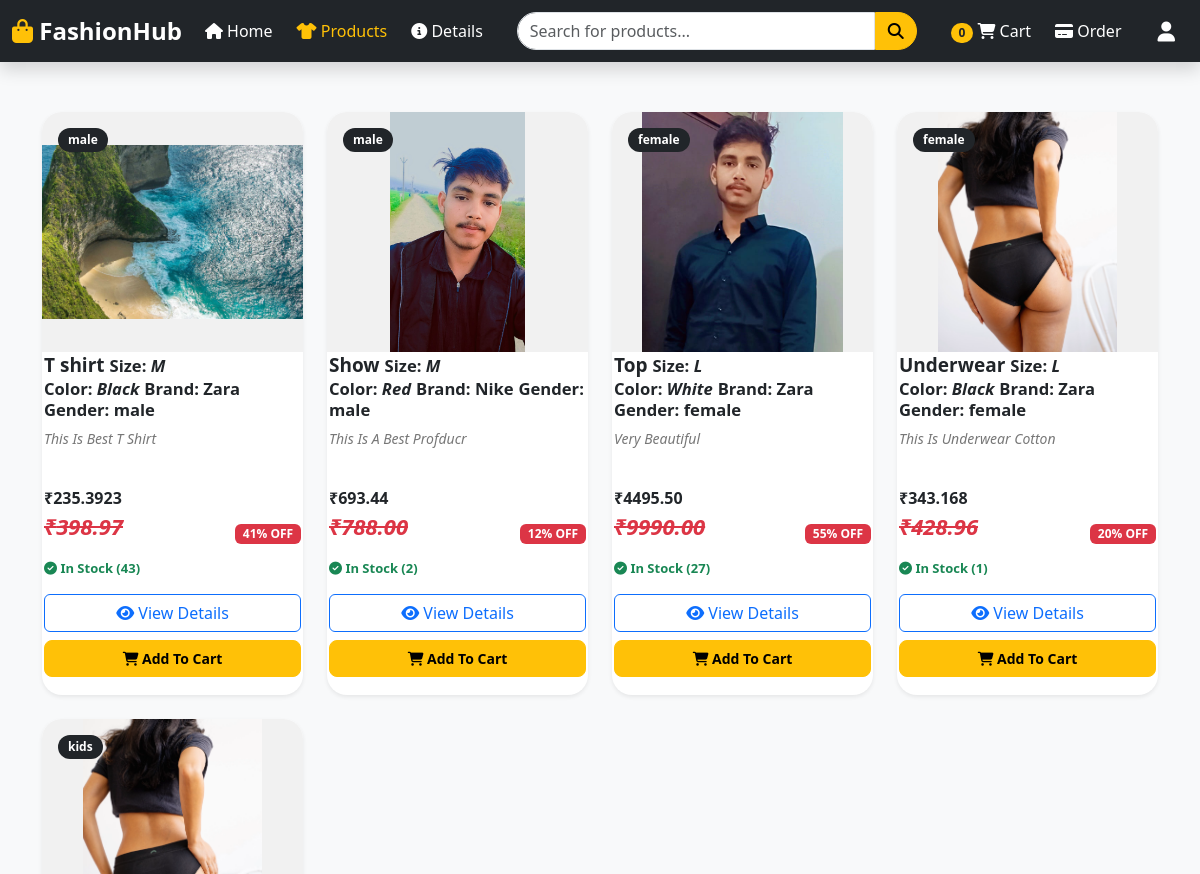
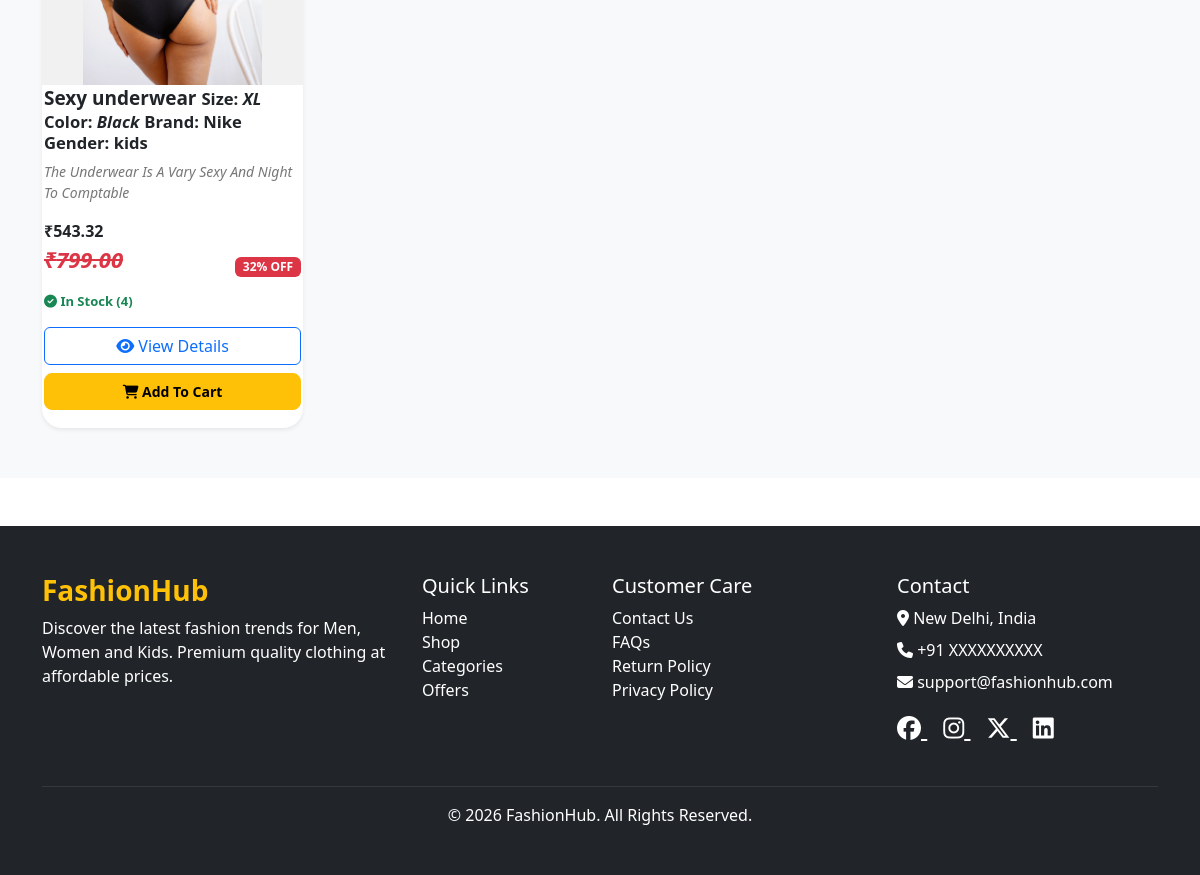
Before: /products/ with the older database file (2 pictures, top to bottom).
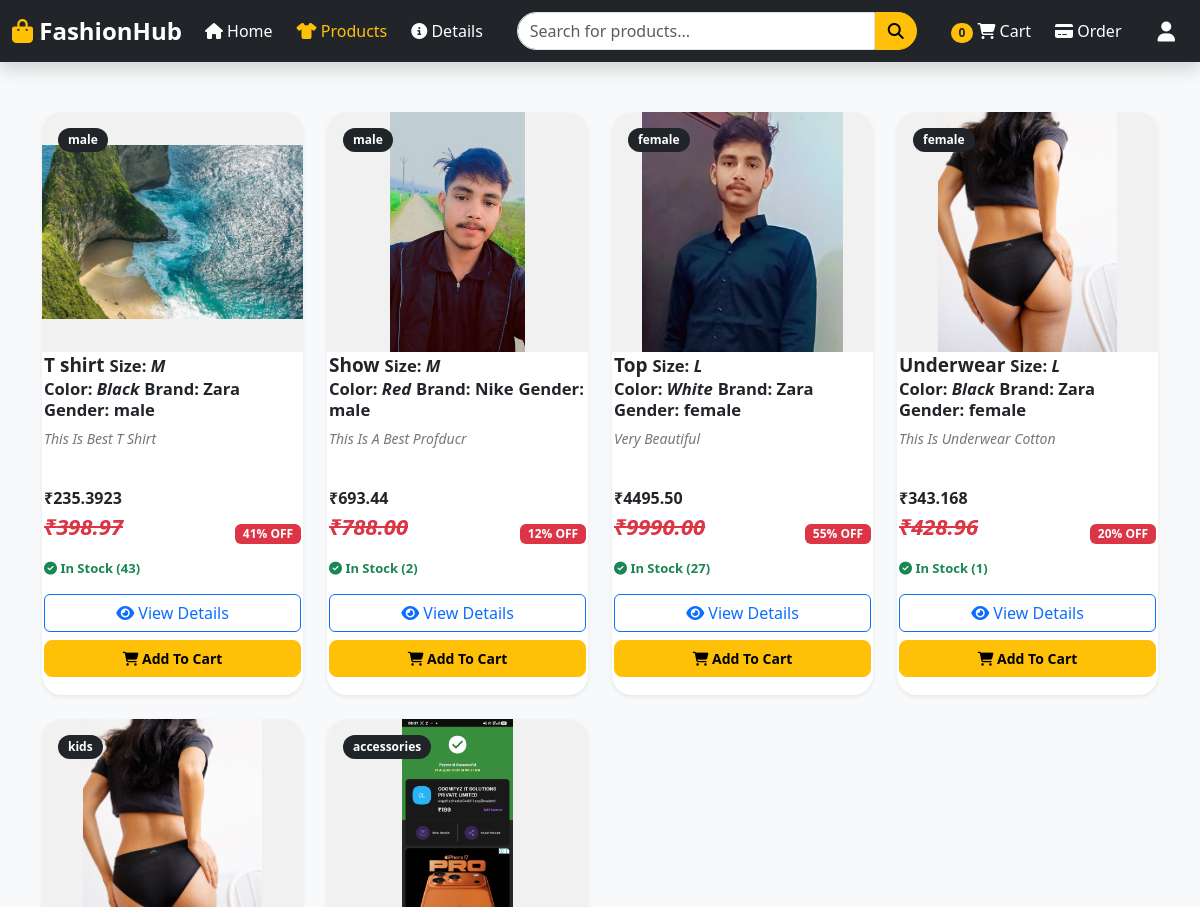
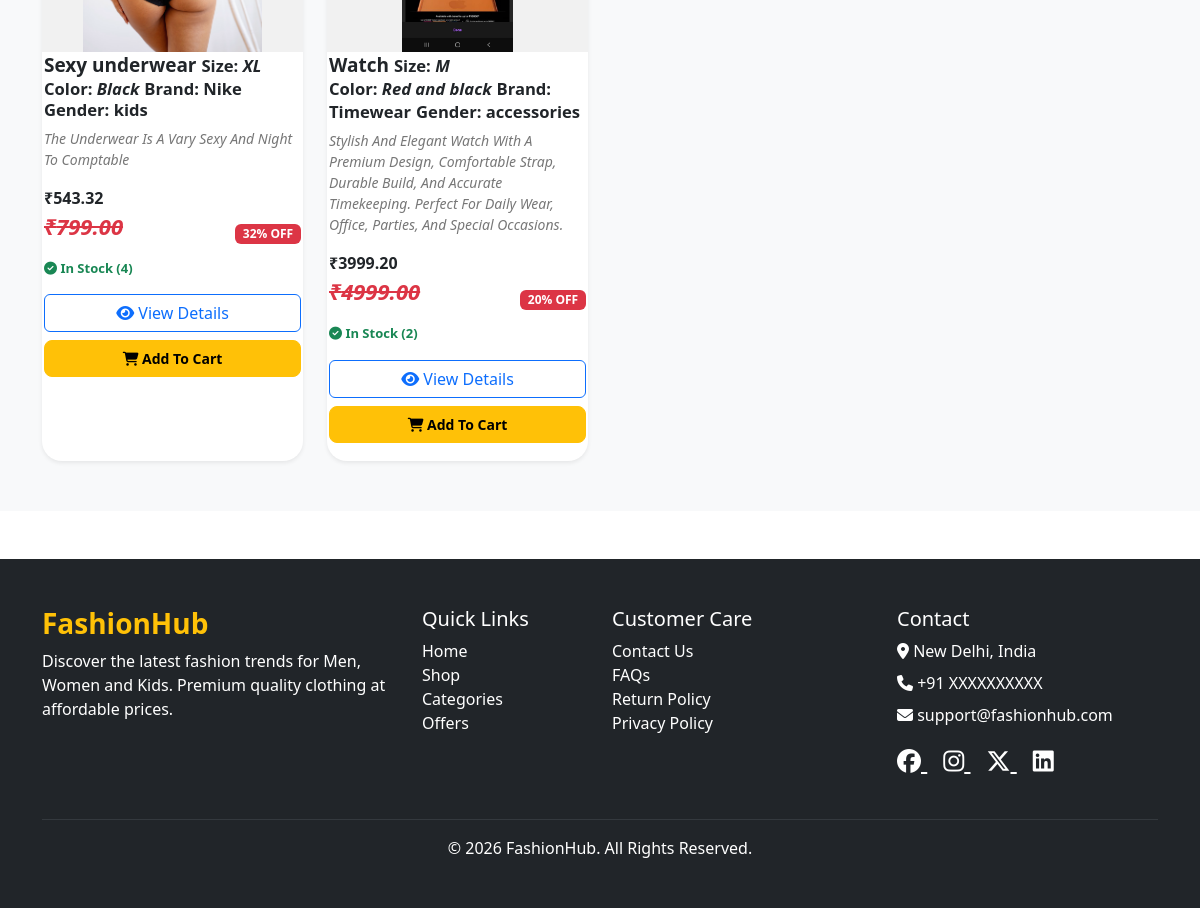
After: the same page with the newer database file (2 pictures, top to bottom).
### AppApi/models.py (models this page shows, shortened)
class Product(models.Model):
    name = models.CharField(max_length=200)
    category = models.CharField(max_length=100)
    gender = models.CharField(
        max_length=15,
        choices=GENDER_CHOICES
    )
    description = models.TextField()
    price = models.DecimalField(max_digits=10, decimal_places=2)
    discount = models.IntegerField(default=0)
    image = models.ImageField(upload_to='products/')
    stock = models.PositiveIntegerField(default=0)
    size = models.CharField(
            max_length=4,
            choices=SIZE_CHOICES
        )
    color = models.CharField(max_length=50, blank=True)
    brand = models.CharField(max_length=100, blank=True)
    sku = models.CharField(max_length=100, unique=True)
    created_at = models.DateTimeField(auto_now_add=True)

### CodeAlpha/frontend_view.py (the view)
# urls.py: path('products/',frontend_view.products,name='products'),
def products(request):
    products = Product.objects.all()
    for product in products:
             product.name = product.name.capitalize()
             product.color = product.color.capitalize()
             product.brand = product.brand.capitalize()
             product.size = product.size.upper()
             product.description = product.description.title()
             product.discount_price = product.price - (product.price * product.discount / 100)
    return render(request, "products.html", {"products": products})

### templates/products.html
{% include "header.html" %}
{% include "product_section.html" %}
{% include "footer.html" %}

### templates/product_section.html (shortened to what this page needs)
{% load static %}
<link rel="stylesheet" href="{% static 'products.css' %}">
<section class="products-section">
    <div class="container">
    <div class="row g-4">
        {% for product in products %}
        <div class="col-6 col-md-6 col-lg-4 col-xl-3">
            <div class="card product-card shadow-sm h-100">
                <div class="product-image-wrapper">
                    {% if product.image %}
                    <img src="{{ product.image.url }}"
                         class="product-image"
                         alt="{{ product.name }}">
                    {% endif %}
                    <span class="badge bg-dark position-absolute top-0 start-0 m-3 gender-badge">
                        {{ product.gender  }}
                    </span>
                </div>
                <div class="product-info">
                    <h6 class="product-name">
                        <b>{{ product.name }}</b>  <small>Size: <i>{{ product.size }}</i></small>
                        <br>
                        <small>Color: <i>{{ product.color }}</i></small>
                        <small>Brand: {{ product.brand }}</small>
                        <small>Gender: {{ product.gender }}</small>
                    </h6>
                    <p class="product-description">
                        <i>{{ product.description  }}</i>
                    </p>
                <strong>
                            ₹{{ product.discount_price}}
                        </strong>
                    <div class="d-flex justify-content-between align-items-center ">
                        <span class="product-price">
                            <p style="text-decoration: line-through;"><i>₹{{ product.price }} </i></p>
                        </span>
                        {% if product.discount %}
                            <span class="badge bg-danger">
                                {{ product.discount }}% OFF
                            </span>
                        {% endif %}
                    </div>
                    {% if product.stock > 0 %}
                        <p class="stock-text mb-3">
                            <i class="fa-solid fa-circle-check"></i>
                            In Stock ({{ product.stock }})
                        </p>
                    {% else %}
                        <p class="text-danger fw-bold mb-3">
                            <i class="fa-solid fa-circle-xmark"></i>
                            Out of Stock
                        </p>
                    {% endif %}
                    <div class="d-grid gap-2">
                        <a href="{% url 'products_details' %}"
                           class="btn btn-outline-primary">
                            <i class="fa-solid fa-eye"></i>
                            View Details
                        </a>
                        {% if product.stock > 0 %}
                        <form method="POST" action="{% url 'add_to_cart' product.id %}">
                            <button type="submit" class="btn btn-warning cart-btn w-100">
                                <i class="fa-solid fa-cart-shopping"></i>
                                Add To Cart
                            </button>
                        </form>
                        {% else %}
                        <button class="btn btn-secondary cart-btn"
                                disabled>
                            Out of Stock
                        </button>
                        {% endif %}
                    </div>
                </div>
            </div>
        </div>
        {% endfor %}
    </div>
    </div>
</section>

Changed rows visible on the page:
added Product: image (picture), gender "accessories", name "Watch", size "M", color "Red and black", brand "Timewear", description "Stylish And Elegant Watch With A Premium Design, Comfortable Strap, Durable Build, And Accurate Timekeeping. Perfect For Daily Wear, Office, Parties, And Special Occasions.", discount_price "3999.20", price "4999.00", discount "20", stock "2", shows "Add To Cart"
